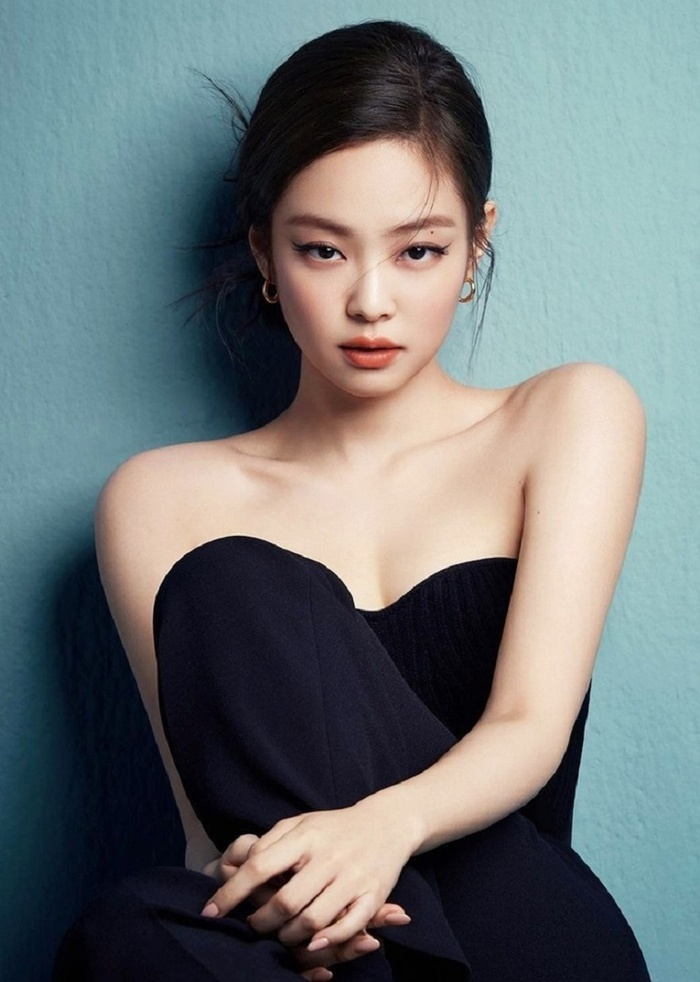
#> input picture Animations/jennie.jpg, 700 x 982 px
$ python animations.py
#> lines starting #> are read from the running program, lines starting #| are printed output that depends on the picture
#> in go_left_and_down, im_1 is the input picture: shape (982, 700, 3); mean B, G, R 119.5, 118.4, 110.8
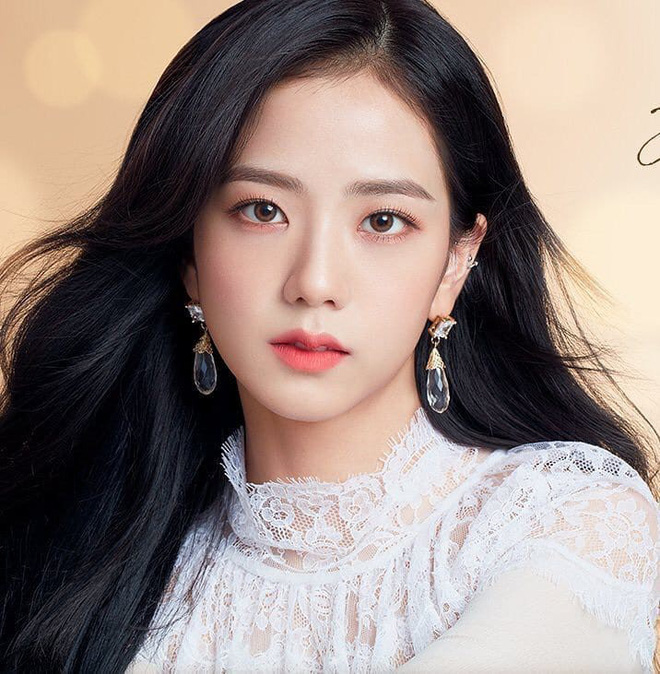
#> input picture Animations/jisoo.jpg, 660 x 674 px
#> in go_left_and_down, im_2 is the input picture: shape (674, 660, 3); mean B, G, R 129, 134.7, 149.6
#> in go_left_and_down, `im_2 = cv2.resize(im_2, (512,640))`:
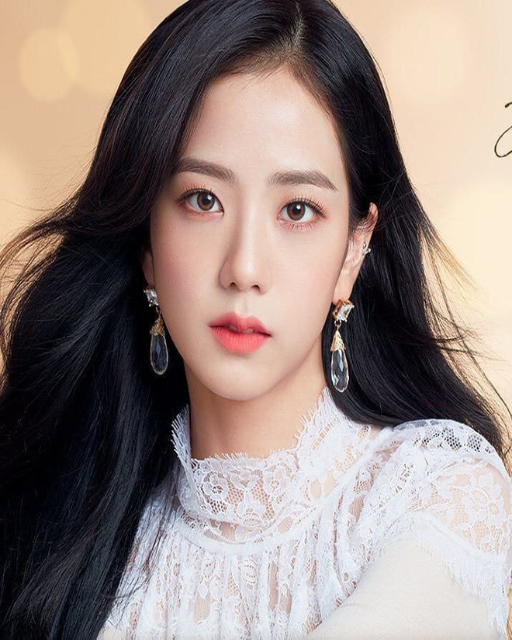
#> im_2: shape (640, 512, 3); mean B, G, R 128.9, 134.5, 149.5
import cv2
import numpy as np
import imutils
def show_frame(frame, waitKey=1):
    cv2.imshow('Effect',frame)
    cv2.waitKey(waitKey)
def push_left(im_1_path, im_2_path, step=1):
#> called with im_1_path = 'jennie.jpg', im_2_path = 'jisoo.jpg', step = 1
    im_1 = cv2.imread(im_1_path)
    im_2 = cv2.imread(im_2_path)

    # im_1 = imutils.resize(im_1, height=SIZE)
    # im_2 = imutils.resize(im_2, height=SIZE)
    im_1 = cv2.resize(im_1, (SIZE,SIZE))
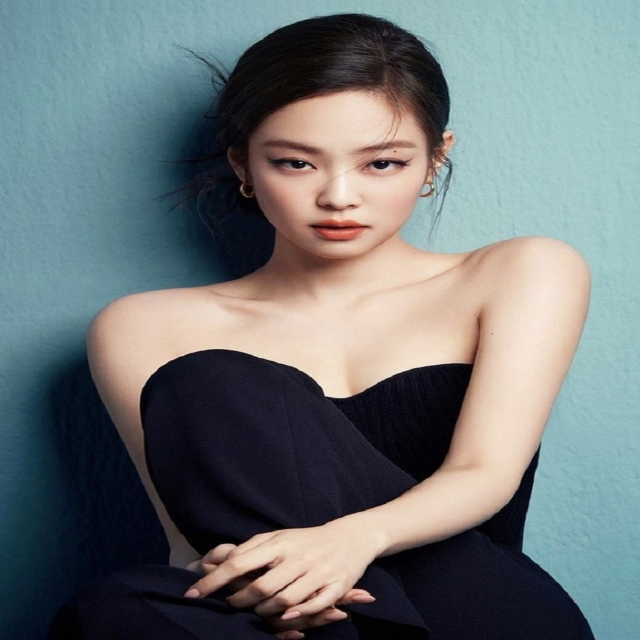
#> im_1: shape (640, 640, 3); mean B, G, R 119.4, 118.3, 110.6
    im_2 = cv2.resize(im_2, (SIZE,SIZE))
#> im_2: shape (640, 640, 3)

    im_h = cv2.hconcat([im_1, im_2])

    size_1 = im_1.shape
#> size_1 = (640, 640, 3)
    size_2 = im_2.shape
#> size_2 = (640, 640, 3)

    cv2.namedWindow('Effect', cv2.WINDOW_NORMAL)
    cv2.resizeWindow('Effect',height=SIZE,width=SIZE)

    for i in range(size_1[1],size_1[1] + size_2[1], step):
        frame = im_h[:,i-size_1[1]:i]
        show_frame(frame)
#> frame: shape (640, 640, 3)

    cv2.destroyAllWindows()

def push_right(im_1_path, im_2_path, step=1):
#> called with im_1_path = 'jennie.jpg', im_2_path = 'jisoo.jpg', step = 1
    im_1 = cv2.imread(im_1_path)
    im_2 = cv2.imread(im_2_path)

    # im_1 = imutils.resize(im_1, height=SIZE)
    # im_2 = imutils.resize(im_2, height=SIZE)
    im_1 = cv2.resize(im_1, (SIZE,SIZE))
    im_2 = cv2.resize(im_2, (SIZE,SIZE))

    im_h = cv2.hconcat([im_2, im_1])
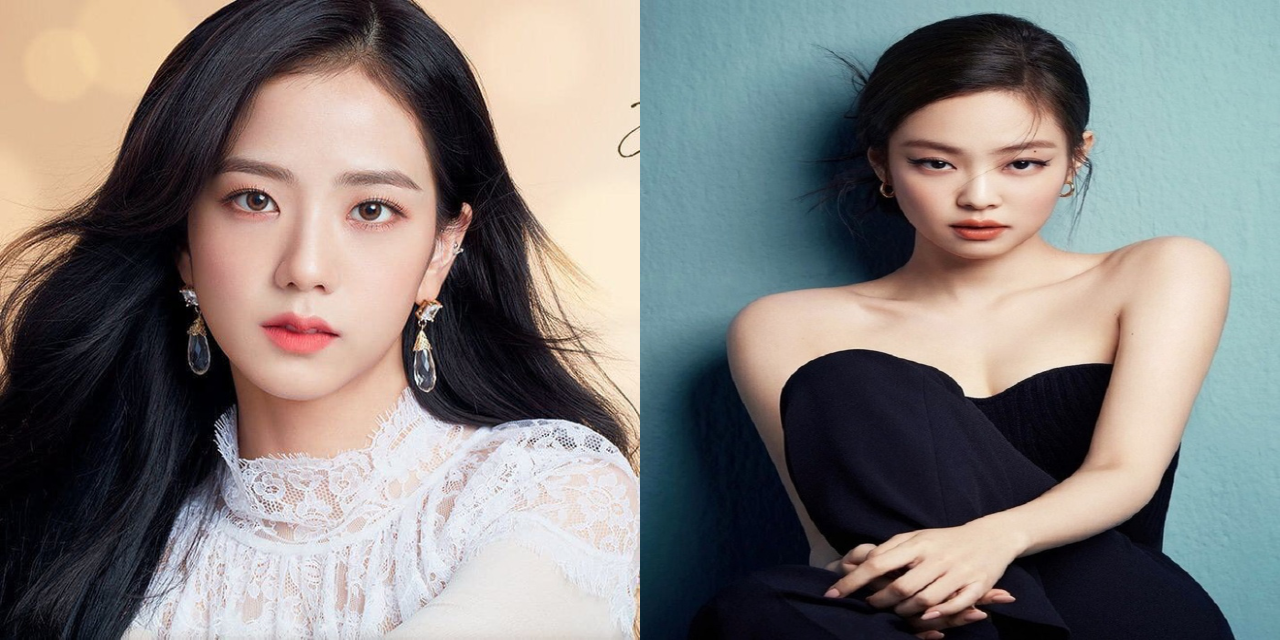
#> im_h: shape (640, 1280, 3); mean B, G, R 124.2, 126.4, 130.1

    size_1 = im_1.shape
#> size_1 = (640, 640, 3)
    size_2 = im_2.shape
#> size_2 = (640, 640, 3)
    size_im_h = im_h.shape
#> size_im_h = (640, 1280, 3)

    cv2.namedWindow('Effect', cv2.WINDOW_NORMAL)
    cv2.resizeWindow('Effect',height=SIZE,width=SIZE)

    for i in range(size_im_h[1],size_im_h[1] - size_1[1], -step):
        frame = im_h[:,i-size_1[1]:i]
        show_frame(frame)

    cv2.destroyAllWindows()

def push_up(im_1_path, im_2_path, step=1):
    im_1 = cv2.imread(im_1_path)
    im_2 = cv2.imread(im_2_path)

    # im_1 = imutils.resize(im_1, width=SIZE)
    # im_2 = imutils.resize(im_2, width=SIZE)
    im_1 = cv2.resize(im_1, (SIZE,SIZE))
    im_2 = cv2.resize(im_2, (SIZE,SIZE))

    im_v = cv2.vconcat([im_1, im_2])

    size_1 = im_1.shape
    size_2 = im_2.shape

    cv2.namedWindow('Effect', cv2.WINDOW_NORMAL)
    cv2.resizeWindow('Effect',height=SIZE,width=SIZE)

    for i in range(size_1[0],size_1[0] + size_2[0], step):
        frame = im_v[i-size_1[0]:i,:]
        show_frame(frame)
    cv2.destroyAllWindows()

def push_down(im_1_path, im_2_path, step=1):
#> called with im_1_path = 'jennie.jpg', im_2_path = 'jisoo.jpg', step = 1
    im_1 = cv2.imread(im_1_path)
    im_2 = cv2.imread(im_2_path)

    # im_1 = imutils.resize(im_1, width=SIZE)
    # im_2 = imutils.resize(im_2, width=SIZE)
    im_1 = cv2.resize(im_1, (SIZE,SIZE))
    im_2 = cv2.resize(im_2, (SIZE,SIZE))

    im_v = cv2.vconcat([im_2, im_1])
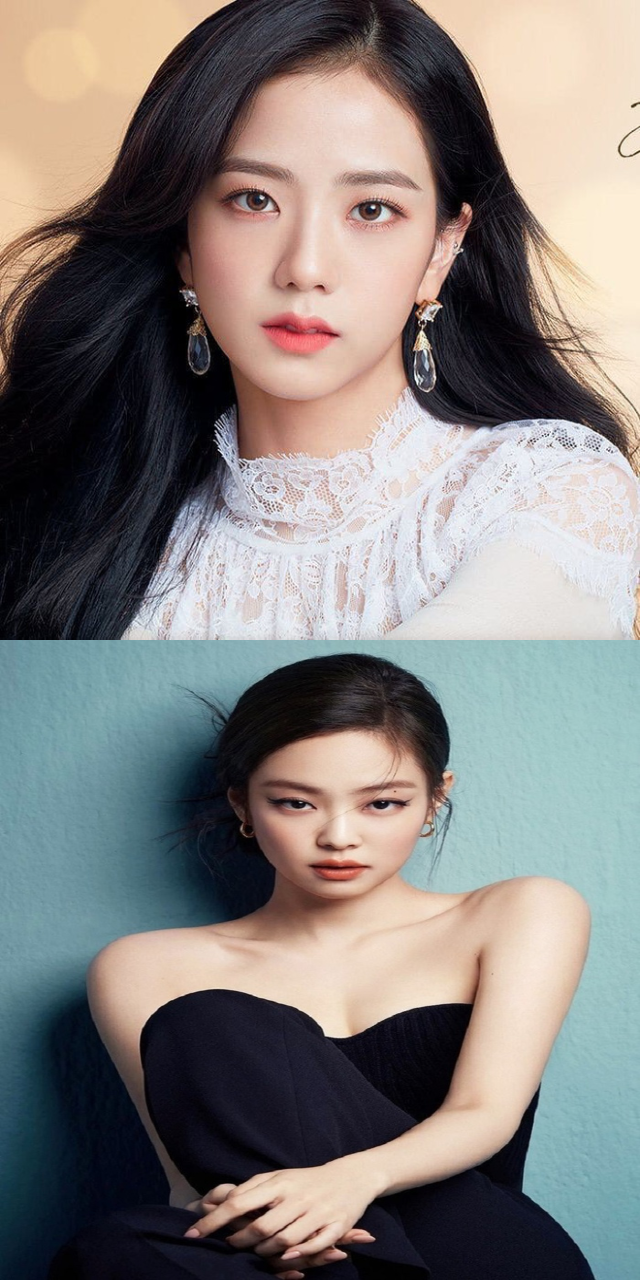
#> im_v: shape (1280, 640, 3); mean B, G, R 124.2, 126.4, 130.1

    size_1 = im_1.shape
    size_2 = im_2.shape
    size_im_v = im_v.shape

    cv2.namedWindow('Effect', cv2.WINDOW_NORMAL)
    cv2.resizeWindow('Effect',height=SIZE,width=SIZE)

    for i in range(size_im_v[0],size_1[0], -step):
        frame = im_v[i - size_1[0]: i,:]
        show_frame(frame)
#> in push_up, `im_v = cv2.vconcat([im_1, im_2])`:
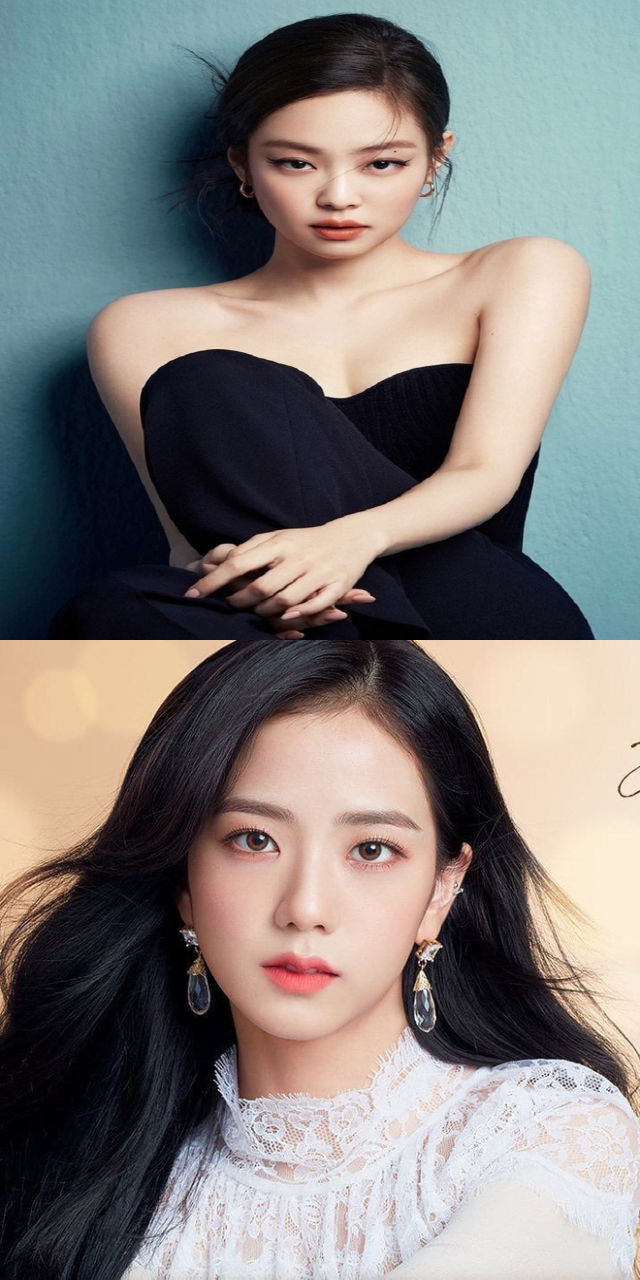
#> im_v: shape (1280, 640, 3); mean B, G, R 124.2, 126.4, 130.1
#> after the loop in push_up, `for i in range(size_1[0],size_1[0] + size_2[0], step):`:
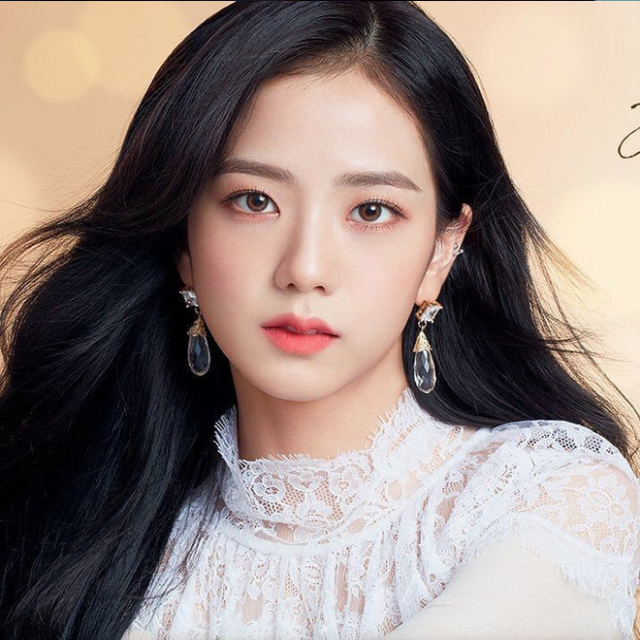
#> frame: shape (640, 640, 3); mean B, G, R 128.7, 134.3, 149.2
    cv2.destroyAllWindows()

def cover(im_1_path, im_2_path, step=1):
#> called with im_1_path = 'jennie.jpg', im_2_path = 'jisoo.jpg', step = 1
    im_1 = cv2.imread(im_1_path)
    im_2 = cv2.imread(im_2_path)

    # im_1 = imutils.resize(im_1, width=SIZE)
    # im_2 = imutils.resize(im_2, width=SIZE)
    im_1 = cv2.resize(im_1, (SIZE,SIZE))
    im_2 = cv2.resize(im_2, (SIZE,SIZE))

    size_1 = im_1.shape
    size_2 = im_2.shape

    cv2.namedWindow('Effect', cv2.WINDOW_NORMAL)
    cv2.resizeWindow('Effect',height=SIZE,width=SIZE)

    for i in range(size_2[1],0,-1):
        frame = cv2.hconcat([im_1[:,:i],im_2[:,:size_1[1] - i+1]])
        show_frame(frame)
#> frame: shape (640, 641, 3)
    cv2.destroyAllWindows()

def uncover(im_1_path, im_2_path, step=1):
#> called with im_1_path = 'jennie.jpg', im_2_path = 'jisoo.jpg', step = 1
    im_1 = cv2.imread(im_1_path)
    im_2 = cv2.imread(im_2_path)

    # im_1 = imutils.resize(im_1, width=SIZE)
    # im_2 = imutils.resize(im_2, width=SIZE)
    im_1 = cv2.resize(im_1, (SIZE,SIZE))
    im_2 = cv2.resize(im_2, (SIZE,SIZE))

    size_1 = im_1.shape
    size_2 = im_2.shape

    cv2.namedWindow('Effect', cv2.WINDOW_NORMAL)
    cv2.resizeWindow('Effect',height=SIZE,width=SIZE)

    for i in range(size_2[1]):
        frame = cv2.hconcat([im_1[:,i:],im_2[:,size_2[1]-i:]])
        show_frame(frame)
#> frame: shape (640, 640, 3)
    cv2.destroyAllWindows()
def fade(im_1_path, im_2_path):
#> called with im_1_path = 'jennie.jpg', im_2_path = 'jisoo.jpg'
    im_1 = cv2.imread(im_1_path)
    im_2 = cv2.imread(im_2_path)

    # im_1 = imutils.resize(im_1, width=SIZE)
    # im_2 = imutils.resize(im_2, width=SIZE)
    im_1 = cv2.resize(im_1, (SIZE,SIZE))
    im_2 = cv2.resize(im_2, (SIZE,SIZE))

    cv2.namedWindow('Effect', cv2.WINDOW_NORMAL)
    cv2.resizeWindow('Effect',height=SIZE,width=SIZE)

    for i in range(0,1001,2):
        a = i/1000
        b = 1 - a
        frame = cv2.addWeighted(im_1,a,im_2,b,0.0)
        show_frame(frame)
    cv2.destroyAllWindows()

def go_left_and_down(im_1_path,im_2_path):
    im_1 = cv2.imread(im_1_path)
    im_2 = cv2.imread(im_2_path)

    # im_1 = imutils.resize(im_1, width=SIZE)
    # im_2 = imutils.resize(im_2, width=SIZE)
    im_1 = cv2.resize(im_1, (512,640))
    im_2 = cv2.resize(im_2, (512,640))

    size_1 = im_1.shape
    size_2 = im_2.shape

    cv2.namedWindow('Effect', cv2.WINDOW_NORMAL)
    cv2.resizeWindow('Effect',height=SIZE,width=SIZE)

    for i in range(1,500):
        frame = im_1.copy()
        im_2_width = round(size_2[1] * i / 500)
        im_2_height = round(size_2[0] * i / 500)
        frame[:im_2_height,size_1[1] - im_2_width:] = im_2[size_2[0] - im_2_height:,:im_2_width]
        show_frame(frame)
    cv2.destroyAllWindows()
if __name__ == '__main__':
    SIZE = 640
    go_left_and_down('jennie.jpg','jisoo.jpg')
    push_left('jennie.jpg','jisoo.jpg')
    push_right('jennie.jpg','jisoo.jpg')
    push_down('jennie.jpg','jisoo.jpg')
    push_up('jennie.jpg','jisoo.jpg')
    cover('jennie.jpg','jisoo.jpg')
    uncover('jennie.jpg','jisoo.jpg')
    fade('jennie.jpg','jisoo.jpg')
